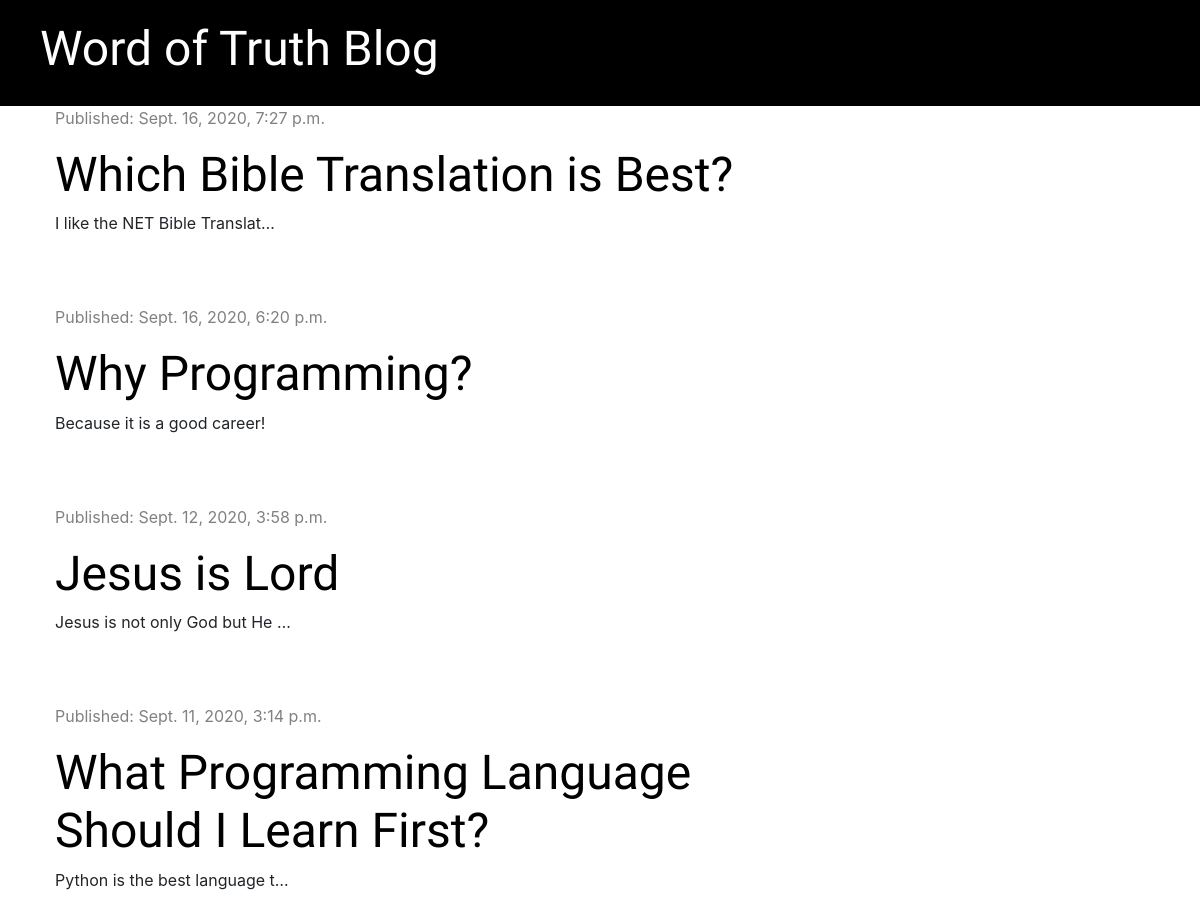
Before: / with the older database file.
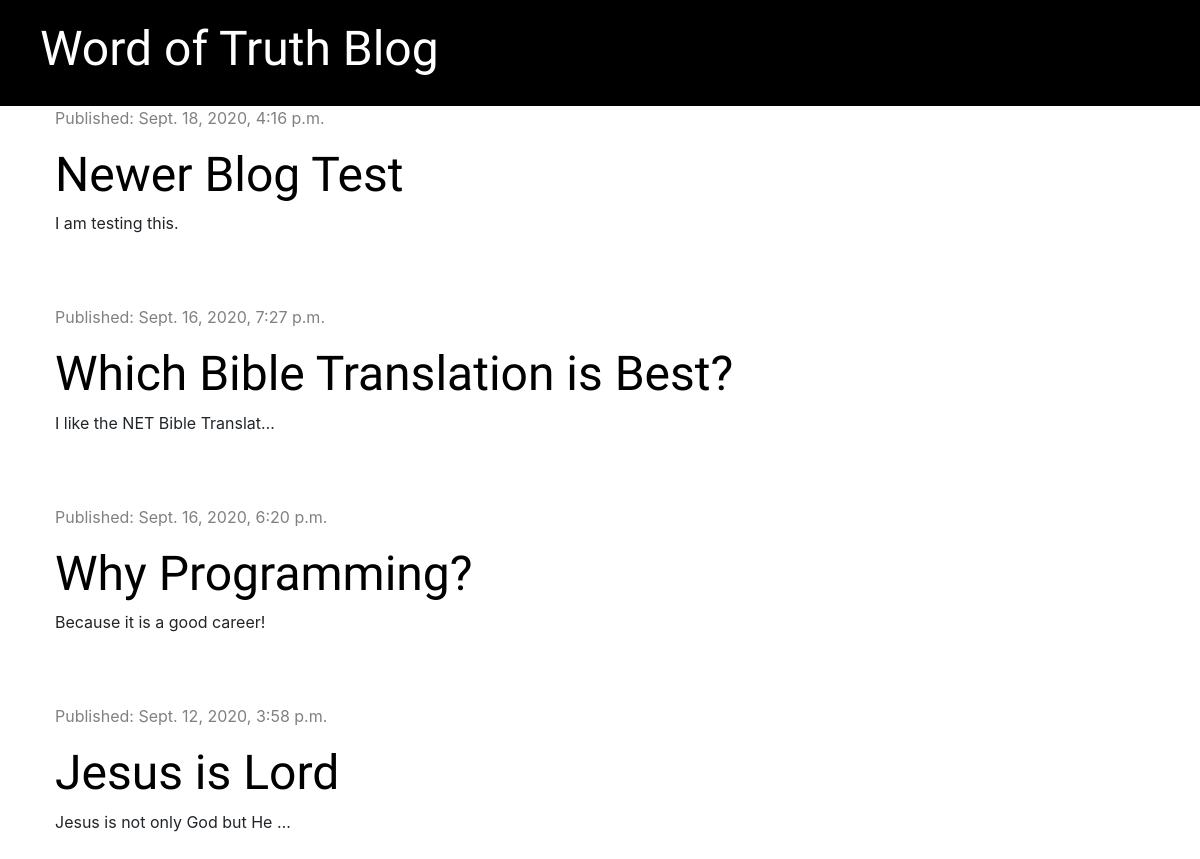
After: the same page with the newer database file.
### blog/models.py (models this page shows, shortened)
class Post(models.Model):
    author = models.ForeignKey('auth.User', on_delete=models.CASCADE)
    title = models.CharField(max_length=200)
    text = models.TextField()
    created_date = models.DateTimeField(default=timezone.now)
    published_date = models.DateTimeField(blank=True, null=True)

### blog/views.py (the view)
# urls.py: path('', views.post_list, name='post_list'),
def post_list(requests):
    posts = Post.objects.filter(published_date__lte=timezone.now()).order_by('-published_date')
    stuff_for_frontend = {'posts': posts}
    return render(requests, 'blog/post_list.html', stuff_for_frontend)

### blog/templates/blog/post_list.html
{% extends 'blog/base.html' %}
{% block content %}
    {% for post in posts %}
        <div class="post">
            <div class="date">
                <p>Published: {{ post.published_date }}</p>
             </div>
            <h1><a href="{% url 'post_detail' pk=post.pk %}">{{ post.title }}</a></h1>
            <p>{{ post.text|truncatechars:30|linebreaksbr }}</p>
        </div>
    {% endfor %}
{% endblock %}

Changed rows visible on the page:
no longer on this page (row edited): Post: published_date "Sept. 11, 2020, 3:14 p.m.", title "What Programming Language Should I Learn First?", text "Python is the best language t…"
added Post: published_date "Sept. 18, 2020, 4:16 p.m.", title "Newer Blog Test", text "I am testing this."
